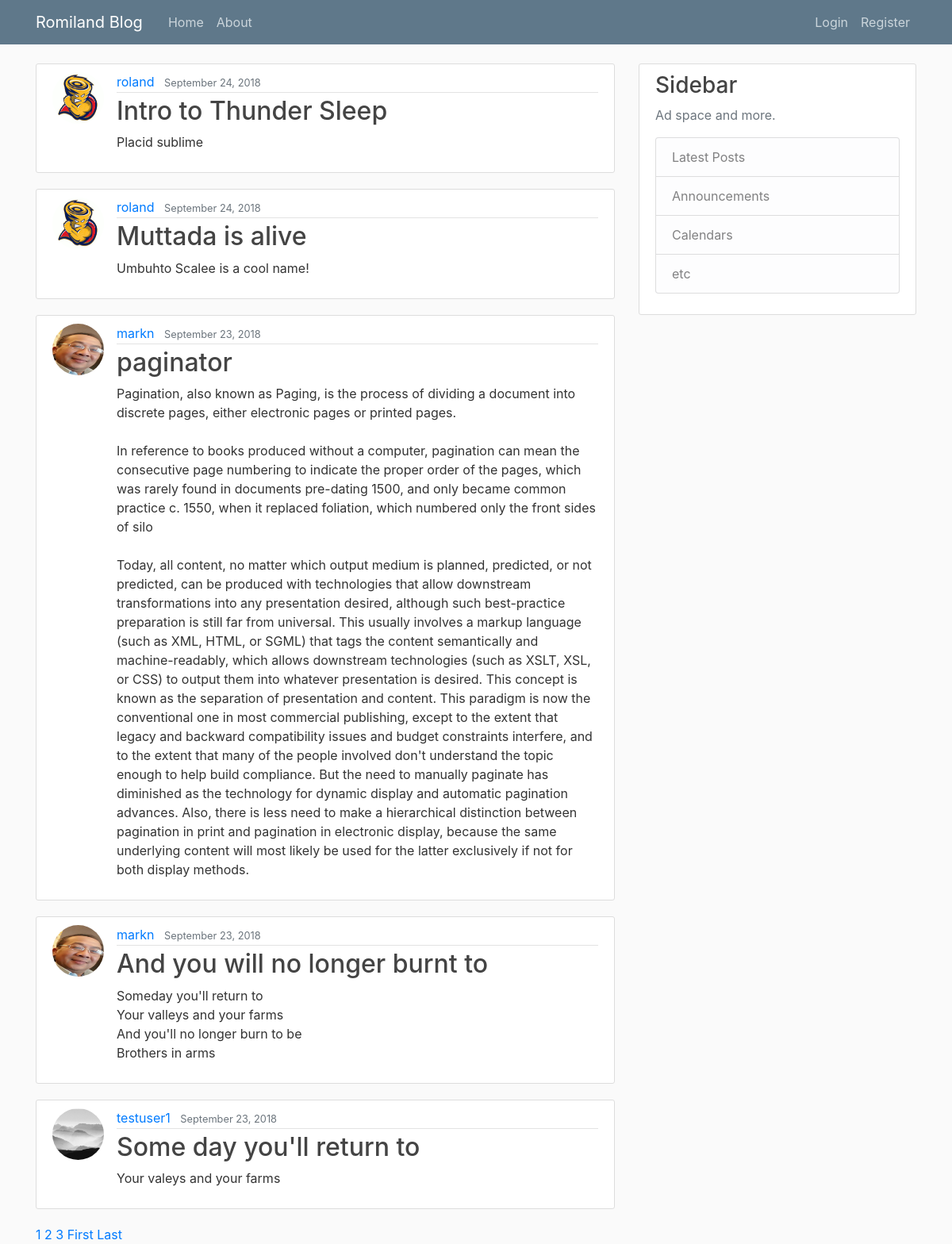
The page / on the database its author committed.
### blog/models.py (models this page shows, shortened)
class Post(models.Model):
	title = models.CharField(max_length=100)
	content = models.TextField()
	date_posted = models.DateTimeField(default=timezone.now)
	author = models.ForeignKey(User, on_delete=models.CASCADE)

### users/models.py (models this page shows, shortened)
class Profile(models.Model):
	user = models.OneToOneField(User, on_delete=models.CASCADE)
	image = models.ImageField(default='default.jpg', upload_to='profile_pics')

### blog/views.py (the view)
# urls.py: path('', PostListView.as_view(), name='blog-home'),
class PostListView(ListView):
	model = Post
	template_name = 'blog/home.html' # <app>/<model>_<viewtype>.html
	context_object_name = 'posts'
	ordering = ['-date_posted']  # query order for newset post first, using - sign
	paginate_by = 5

### blog/templates/blog/home.html (shortened to what this page needs)
{% extends "blog/base.html" %}
{% block content %}
	{% for post in posts %}
	<article class="media content-section">
		<img class="rounded-circle article-img" src="{{ post.author.profile.image.url }}">
	  <div class="media-body">
	    <div class="article-metadata">
	      <a class="mr-2" href="{% url 'user-posts' post.author.username %}">{{ post.author }}</a>
	      <small class="text-muted">{{ post.date_posted | date:"F d, Y"}}</small>
	    </div>
	    <h2><a class="article-title" href="{% url 'post-detail' post.id %}">{{ post.title }}</a></h2>
	    <p class="article-content">{{ post.content }}</p>
	  </div>
	</article>
	{% endfor %}
	{% if is_paginated %}
		{% for num in page_obj.paginator.page_range %}
			{% if page_obj.number == num %}
				<a class="bnt bnt-info mb-4" href="?page={{ num }}">{{ num }}</a>
			{% elif num > page_obj.number|add:'-3' and num < page_obj.number|add:'3' %}
				<a calss="bnt bnt-outline-info mb-4" href="?page={{ num }}">{{ num }}</a>
			{% endif %}
		{% endfor %}
		{% if page_obj.has_next %}
			<a class="bnt bnt-outline-info mb-4" href="?page={{ page_obj.next_page_number }}">First</a>
			<a class="bnt bnt-outline-info mb-4" href="?page={{ page_obj.paginator.num_pages }}">Last</a>
		{% endif %}
	{% endif %}
{% endblock content %}

### blog/templates/blog/base.html (shortened to what this page needs)
{% load static %}
<!DOCTYPE html>
<html>
<head>
    <link rel="stylesheet" href="https://stackpath.bootstrapcdn.com/bootstrap/4.1.3/css/bootstrap.min.css">
    <link rel="stylesheet" type="text/css" href="{% static 'blog/main.css' %}">
</head>
<body>
	<header class="site-header">
	  <nav class="navbar navbar-expand-md navbar-dark bg-steel fixed-top">
	    <div class="container">
	      <a class="navbar-brand mr-4" href="/">Romiland Blog</a>
	      <div class="collapse navbar-collapse" id="navbarToggle">
	        <div class="navbar-nav mr-auto">
	          <a class="nav-item nav-link" href="{% url 'blog-home' %}">Home</a>
	          <a class="nav-item nav-link" href="{% url 'blog-about' %}">About</a>
	        </div>
	        <div class="navbar-nav">
	        	{% if user.is_authenticated %}
	        		<a class="nav-item nav-link" href="{% url 'post-create' %}">New post</a>
	        		<a class="nav-item nav-link" href="{% url 'profile' %}">Profile</a>
	        		<a class="nav-item nav-link" href="{% url 'logout' %}">Logout</a>
	        	{% else %}
	          		<a class="nav-item nav-link" href="{% url 'login' %}">Login</a>
	          		<a class="nav-item nav-link" href="{% url 'register' %}">Register</a>
	          	{% endif %}
	        </div>
	      </div>
	    </div>
	  </nav>
	</header>
	<main role="main" class="container">
	  <div class="row">
	    <div class="col-md-8">
	      	{% block content %}{% endblock %}
	    </div>
	    <div class="col-md-4">
	      <div class="content-section">
	        <h3>Sidebar</h3>
	        <p class='text-muted'>Ad space and more.
	          <ul class="list-group">
	            <li class="list-group-item list-group-item-light">Latest Posts</li>
	            <li class="list-group-item list-group-item-light">Announcements</li>
	            <li class="list-group-item list-group-item-light">Calendars</li>
	            <li class="list-group-item list-group-item-light">etc</li>
	          </ul>
	        </p>
	      </div>
	    </div>
	  </div>
	</main>
</body>
</html>

### blog/static/blog/main.css (style rules this page uses)
body { background: #fafafa; color: #333333; margin-top: 5rem; }
h1, h2, h3, h4, h5, h6 { color: #444444; }
ul { margin: 0; }
.bg-steel { background-color: #5f788a; }
.site-header .navbar-nav .nav-link { color: #cbd5db; }
.content-section { background: #ffffff; padding: 10px 20px; border: 1px solid #dddddd; border-radius: 3px; margin-bottom: 20px; }
.article-title { color: #444444; }
.article-content { white-space: pre-line; }
.article-img { height: 65px; width: 65px; margin-right: 16px; }
.article-metadata { padding-bottom: 1px; margin-bottom: 4px; border-bottom: 1px solid #e3e3e3 }

### rows shown on the page
Post: author.profile.image (picture), author "roland", date_posted "September 24, 2018", title "Intro to Thunder Sleep", content "Placid sublime"
Post: author.profile.image (picture), author "roland", date_posted "September 24, 2018", title "Muttada is alive", content "Umbuhto Scalee is a cool name!"
Post: author.profile.image (picture), author "markn", date_posted "September 23, 2018", title "paginator", content "Pagination, also known as Paging, is the process of dividing a document into discrete pages, either electronic pages or printed pages. In reference to books produced without a computer, pagination can mean the consecutive page numbering to indicate the proper order of the pages, which was rarely found in documents pre-dating 1500, and only became common practice c. 1550, when it replaced foliation, which numbered only the front sides of silo Today, all content, no matter which output medium is planned, predicted, or not predicted, can be produced with technologies that allow downstream transformations into any presentation desired, although such best-practice preparation is still far from…"
Post: author.profile.image (picture), author "markn", date_posted "September 23, 2018", title "And you will no longer burnt to", content "Someday you'll return to Your valleys and your farms And you'll no longer burn to be Brothers in arms"
Post: author.profile.image (placeholder picture), author "testuser1", date_posted "September 23, 2018", title "Some day you'll return to", content "Your valeys and your farms"

### other values the page prints
{{ num }} "1"
{{ num }} "2" "3"
